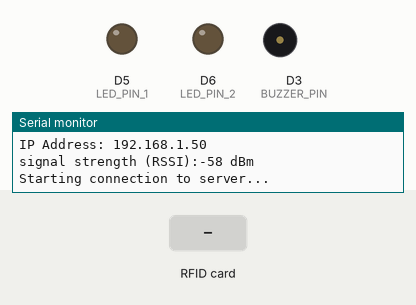
Bench run of a sketch on a simulated Arduino MKR. Shown: output pins drawn as LEDs (lit = HIGH), buzzer (waves = sounding), the last lines printed to the serial monitor. The inputs (shaded band) are chosen by the test bench. WiFi joins after 1.5 s; servers stay silent unless stated.

Above: at 12.7 s.
12.8 s: RFID card AC 77 E9 2B 19 held to the reader
At 13.46 s:
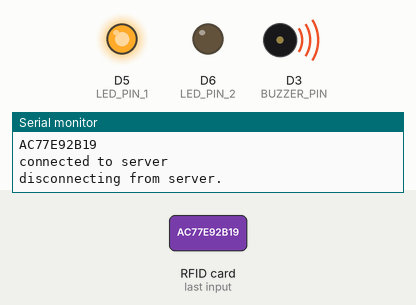
At 13.9 s:
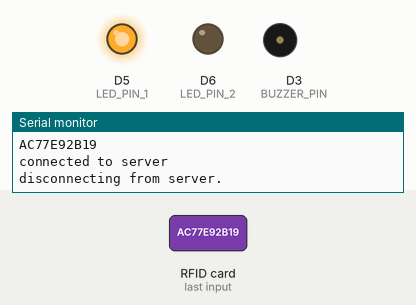
15.1 s: RFID card 5E 7A 19 C4 held to the reader
At 16.3 s:
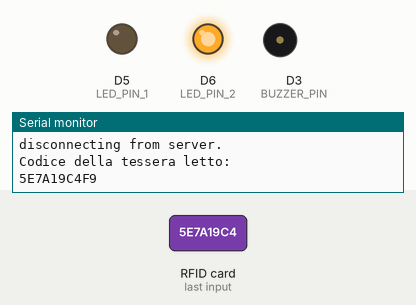
Timing chart, 0 to 18.1 s (numbered marks = the images above; inputs shaded):
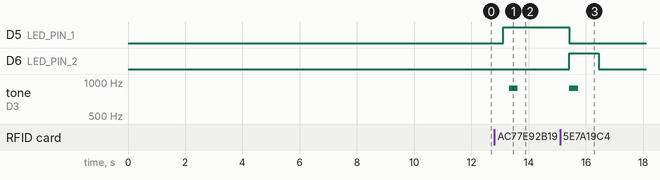

Measured:
- after the input at 12.8 s, D5 (LED_PIN_1): LOW → HIGH after 0.32 s; tone on D3 (BUZZER_PIN): silent → 880 Hz after 0.52 s, → silent 0.30 s later
- after the input at 15.1 s, D5 (LED_PIN_1): HIGH → LOW after 0.32 s instead of 0.75 s; D6 (LED_PIN_2): LOW → HIGH after 0.32 s, → LOW 1.0 s later; tone on D3 (BUZZER_PIN): silent → 880 Hz after 0.32 s, → silent 0.30 s later

The sketch:

DueCodici_Riconosciuti_con_Invio_al_Server.ino
```cpp
#include <SPI.h>
#include <RFID.h>
#include <WiFiNINA.h>
#include "arduino_secrets.h"

#define SDA_DIO 10
#define RESET_DIO 9
#define delayRead 1000
#define LED_ON_DURATION 3000 // 3 secondi
#define BUZZER_PIN 3
#define LED_PIN_1 5
#define LED_PIN_2 6

#define NOTE_A5 880

RFID RC522(SDA_DIO, RESET_DIO);

unsigned long previousMillis = 0;
unsigned long currentMillis = 0;

char ssid[] = SECRET_SSID;        // your network SSID (name)
char pass[] = SECRET_PASS;    // your network password (use for WPA, or use as key for WEP)
char server[] = "192.168.1.34";    // name address for Google (using DNS)
String nome=" Alessandro";

WiFiClient client;
int status = WL_IDLE_STATUS;

void setup() {
  Serial.begin(9600);
  pinMode(BUZZER_PIN, OUTPUT);
  pinMode(LED_PIN_1, OUTPUT);
  pinMode(LED_PIN_2, OUTPUT);

  SPI.begin();
  RC522.init();
  Serial.println("Setup");

  // check for the WiFi module:
  if (WiFi.status() == WL_NO_MODULE) {
    Serial.println("Communication with WiFi module failed!");
    // don't continue
    while (true);
  }

  String fv = WiFi.firmwareVersion();
  if (fv < WIFI_FIRMWARE_LATEST_VERSION) {
    Serial.println("Please upgrade the firmware");
  }


  // attempt to connect to WiFi network:
  while (status != WL_CONNECTED) {
    Serial.print("Attempting to connect to SSID: ");
    Serial.println(ssid);
    // Connect to WPA/WPA2 network. Change this line if using open or WEP network:
    status = WiFi.begin(ssid, pass);
    // wait 10 seconds for connection:
    delay(10000);
  }

  Serial.println("Connected to WiFi");
  printWifiStatus();

  Serial.println("\nStarting connection to server...");

}

void loop() {
  currentMillis = millis();
  byte i;
  if (RC522.isCard())
  {
    delay(300);
    RC522.readCardSerial();
    String codiceLetto = "";
    for (i = 0; i < 5; i++)
    {
      codiceLetto += String(RC522.serNum[i], HEX);
    }
    codiceLetto.toUpperCase();

    Serial.println("Codice della tessera letto:");
    Serial.println(codiceLetto);

    if (codiceLetto.equals("D326617A0")) {
      nome=" Alessandro";
      invioDati();
    }
    else if (codiceLetto.equals("AC77E92B19")) {
      nome=" Mario";
      invioDati();
    }
    else {
      digitalWrite(LED_PIN_1, LOW);
      digitalWrite(LED_PIN_2, HIGH);
    }

    tone(BUZZER_PIN, NOTE_A5, 300);
    delay(delayRead);
    Serial.println();
    Serial.println();
  }

  // Spegni i LED dopo 3 secondi
  if (currentMillis - previousMillis >= LED_ON_DURATION)
  {
    digitalWrite(LED_PIN_1, LOW);
    digitalWrite(LED_PIN_2, LOW);
  }

/*
  // if there are incoming bytes available
  // from the server, read them and print them:
  while (client.available()) {
    char c = client.read();
    Serial.write(c);
  }

  // if the server's disconnected, stop the client:
  if (!client.connected()) {
    Serial.println();
    Serial.println("disconnecting from server.");
    client.stop();
    Serial.println("Disconnected from server.");
    return; // Exiting loop() to disconnect from server and wait for card scan
  }
}*/


}

void printWifiStatus() {
  // print the SSID of the network you're attached to:
  Serial.print("SSID: ");
  Serial.println(WiFi.SSID());

  // print your board's IP address:
  IPAddress ip = WiFi.localIP();
  Serial.print("IP Address: ");
  Serial.println(ip);

  // print the received signal strength:
  long rssi = WiFi.RSSI();
  Serial.print("signal strength (RSSI):");
  Serial.print(rssi);
  Serial.println(" dBm");
}

void invioDati() {

      digitalWrite(LED_PIN_1, HIGH);
      digitalWrite(LED_PIN_2, LOW);
      previousMillis = currentMillis;

      // if you get a connection, report back via serial:
      if (client.connect(server, 9558)) {
        Serial.println("connected to server");

        client.println(nome);
        client.println();

        Serial.println();
        Serial.println("disconnecting from server.");

        client.stop();
      }


}
```

arduino_secrets.h
```cpp
#define SECRET_SSID "ITISNAO"
#define SECRET_PASS ""
```
